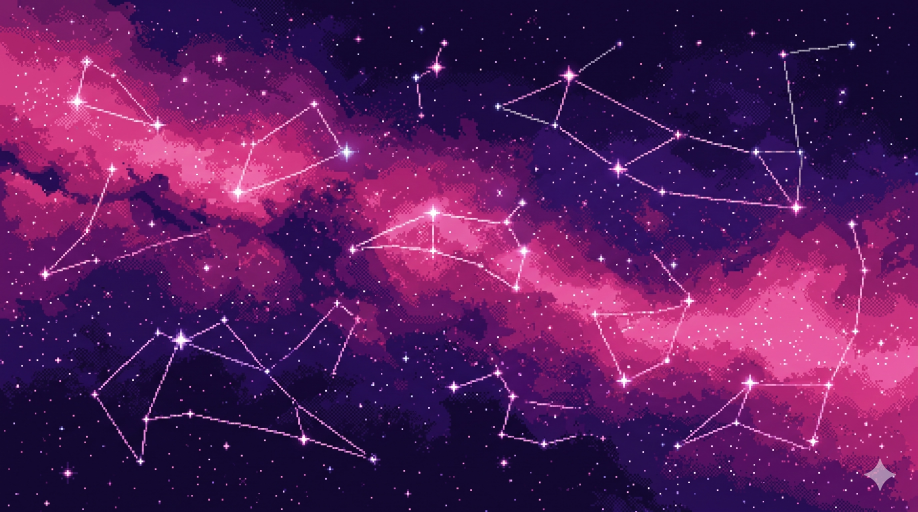
#> input picture assets/img/galaxy_0.webp, 2752 x 1536 px, given in place of Galaxy_0.png, which was not available (shown at 1/3 size)
$ python process_galaxies.py
#> lines starting #> are read from the running program, lines starting #| are printed output that depends on the picture; after the words box and inside, x2 and y2 are one past the last pixel; in counts of white or black regions, pixels touching at a corner belong together; pictures that were not available may be replaced by others from this repository, and a replacement may not be noted
import os
import numpy as np
from PIL import Image

OUT_DIR = 'assets/img/'
os.makedirs(OUT_DIR, exist_ok=True)

# List of galaxy / universe files in Fig/
GALAXY_MAP = [
    # (src_name, target_webp, constellation_name, id)
    ('Galaxy_0.png', 'galaxy_0.webp', 'Chòm sao Mộng Mơ', 'mongmo'),
    ('Aries.png', 'galaxy_aries.webp', 'Chòm sao Bạch Dương (Aries)', 'aries'),
    ('Taurus.png', 'galaxy_taurus.webp', 'Chòm sao Kim Ngưu (Taurus)', 'taurus'),
    ('Gemini.png', 'galaxy_gemini.webp', 'Chòm sao Song Tử (Gemini)', 'gemini'),
    ('Cancer.png', 'galaxy_cancer.webp', 'Chòm sao Cự Giải (Cancer)', 'cancer'),
    ('Leo.png', 'galaxy_leo.webp', 'Chòm sao Sư Tử (Leo)', 'leo'),
    ('Virgo.png', 'galaxy_virgo.webp', 'Chòm sao Xử Nữ (Virgo)', 'virgo'),
    ('Libra.png', 'galaxy_libra.webp', 'Chòm sao Thiên Bình (Libra)', 'libra'),
    ('Pisces.png', 'galaxy_pisces.webp', 'Chòm sao Song Ngư (Pisces)', 'pisces'),
    ('Ursa Major.png', 'galaxy_ursamajor.webp', 'Chòm sao Đại Hùng (Ursa Major)', 'ursamajor'),
    ('orion.png', 'galaxy_orion.webp', 'Chòm sao Lạp Hộ (Orion)', 'orion'),
    ('Galaxy_1.png', 'galaxy_1.webp', 'Chòm sao Viễn Du', 'vien-du'),
    ('Galaxy_2.png', 'galaxy_2.webp', 'Chòm sao Kỷ Niệm', 'ky-niem'),
]

def remove_gemini_logo(arr):
    h, w, c = arr.shape
    # Logo is in bottom-right corner:
    # We inspect the bottom-right 300x300 box:
    sub = arr[h-300:h, w-300:w].copy()
    diff = np.abs(sub[:, :, 0].astype(int) - sub[:, :, 1].astype(int)) + np.abs(sub[:, :, 1].astype(int) - sub[:, :, 2].astype(int))
    # Logo is bright grey/white:
    is_logo = (sub[:, :, :3].mean(axis=-1) > 90) & (diff < 40)

    # If logo is detected in this region:
    if is_logo.sum() > 200:
        ys, xs = np.where(is_logo)
        cx, cy = int(round(xs.mean())), int(round(ys.mean()))

        # Create elliptical feather mask around logo:
        Y, X = np.ogrid[:300, :300]
        dist = np.sqrt(((X - cx) / 60.0)**2 + ((Y - cy) / 60.0)**2)
        mask = np.clip(1.0 - (dist - 0.75) / 0.35, 0.0, 1.0)[:, :, None]

        # Source patch taken from 150px to the left:
        shifted = np.roll(sub, 150, axis=1)
        blended = (1.0 - mask) * sub.astype(float) + mask * shifted.astype(float)
        arr[h-300:h, w-300:w] = np.clip(blended, 0, 255).astype(np.uint8)
        print(f'   -> Logo removed at cx={cx}, cy={cy} (pixels={is_logo.sum()})')
    else:
        print('   -> No logo detected in bottom-right corner.')
    return arr

for src_name, target_name, title, cid in GALAXY_MAP:
    src_path = os.path.join('Fig', src_name)
    target_path = os.path.join(OUT_DIR, target_name)

    if not os.path.exists(src_path):
        print(f'Warning: {src_path} not found!')
        continue

    im = Image.open(src_path).convert('RGBA')
    w, h = im.size
#> w = 2752; h = 1536
    print(f'Processing {src_name} ({w}x{h})...')
#> (printed output is left out)

    arr = np.array(im)
    arr = remove_gemini_logo(arr)
#> in remove_gemini_logo, `sub = arr[h-300:h, w-300:w].copy()`:
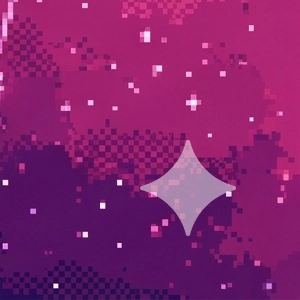
#> sub: shape (300, 300, 4); mean R, G, B, A 134.2, 33.6, 109.6, 255
#> in remove_gemini_logo, `diff = np.abs(sub[:, :, 0].astype(int) - sub[:, :, 1].astype(int)) + n..`:
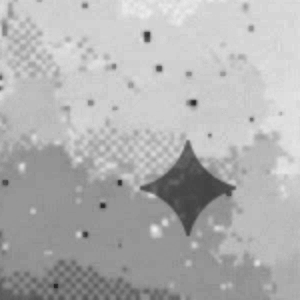
#> diff: shape (300, 300) int64; min 36, max 237, mean 176.7
#> in remove_gemini_logo, `is_logo = (sub[:, :, :3].mean(axis=-1) > 90) & (diff < 40)`:
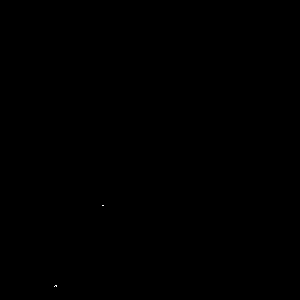
#> is_logo: shape (300, 300) bool; 0.01% white in thin lines or dots, all inside (x1, y1, x2, y2) = (54, 205, 104, 287)

    # Standardize aspect ratio to 16:9 (1920x1080) for web:
    # If image is ultrawide (e.g. 3168x1344), pad top and bottom with deep space color
    # so none of the artwork is cropped!
    TARGET_RATIO = 16.0 / 9.0
    current_ratio = w / h
#> current_ratio = 1.79

    clean_im = Image.fromarray(arr, 'RGBA')

    if current_ratio > TARGET_RATIO + 0.05:
        # Ultrawide image: pad height to 16:9
        new_h = int(round(w / TARGET_RATIO))
        # Cosmic background color sampled from corners
        bg_col = tuple(arr[:10, :10, :3].mean(axis=(0,1)).astype(int)) + (255,)
        padded = Image.new('RGBA', (w, new_h), bg_col)
        # Paste vertically centered
        y_offset = (new_h - h) // 2
        padded.paste(clean_im, (0, y_offset))
        final_im = padded.resize((1920, 1080), Image.LANCZOS)
    else:
        final_im = clean_im.resize((1920, 1080), Image.LANCZOS)

    final_im.save(target_path, 'WEBP', quality=90, method=6)
    print(f'   -> Saved {target_path} (1920x1080 WebP, {os.path.getsize(target_path)//1024} KB)')

print('\nAll galaxy images processed and cleaned successfully!')
